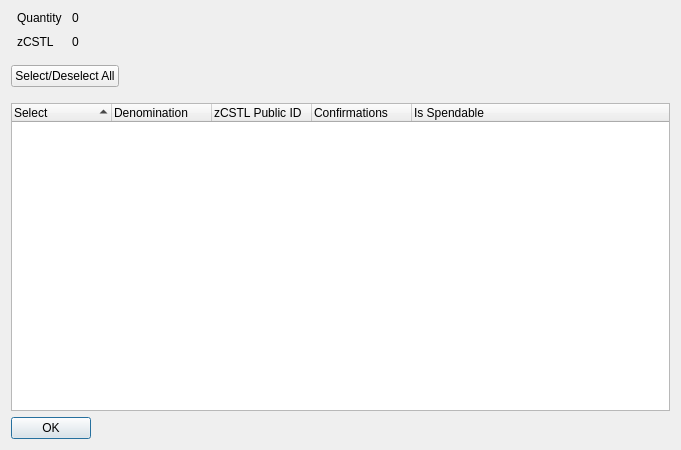
<?xml version="1.0" encoding="UTF-8"?>
<ui version="4.0">
 <class>ZCSTLControlDialog</class>
 <widget class="QDialog" name="ZCSTLControlDialog">
  <property name="geometry">
   <rect>
    <x>0</x>
    <y>0</y>
    <width>681</width>
    <height>450</height>
   </rect>
  </property>
  <property name="minimumSize">
   <size>
    <width>681</width>
    <height>450</height>
   </size>
  </property>
  <property name="windowTitle">
   <string>Select zCSTL to Spend</string>
  </property>
  <layout class="QVBoxLayout" name="verticalLayout" stretch="0,0,0,0">
   <item>
    <layout class="QHBoxLayout" name="horizontalLayout" stretch="0,0">
     <property name="spacing">
      <number>-1</number>
     </property>
     <property name="bottomMargin">
      <number>10</number>
     </property>
     <item>
      <layout class="QFormLayout" name="formLayout">
       <property name="horizontalSpacing">
        <number>10</number>
       </property>
       <property name="verticalSpacing">
        <number>10</number>
       </property>
       <property name="leftMargin">
        <number>6</number>
       </property>
       <property name="rightMargin">
        <number>6</number>
       </property>
       <item row="0" column="0">
        <widget class="QLabel" name="labelQuantity">
         <property name="text">
          <string>Quantity</string>
         </property>
        </widget>
       </item>
       <item row="0" column="1">
        <widget class="QLabel" name="labelQuantity_int">
         <property name="text">
          <string>0</string>
         </property>
        </widget>
       </item>
       <item row="1" column="0">
        <widget class="QLabel" name="labelZCSTL">
         <property name="text">
          <string>zCSTL</string>
         </property>
        </widget>
       </item>
       <item row="1" column="1">
        <widget class="QLabel" name="labelZCSTL_int">
         <property name="text">
          <string>0</string>
         </property>
        </widget>
       </item>
      </layout>
     </item>
     <item>
      <spacer name="horizontalSpacer_2">
       <property name="orientation">
        <enum>Qt::Horizontal</enum>
       </property>
       <property name="sizeHint" stdset="0">
        <size>
         <width>40</width>
         <height>20</height>
        </size>
       </property>
      </spacer>
     </item>
    </layout>
   </item>
   <item>
    <layout class="QHBoxLayout" name="horizontalLayout3" stretch="0,0">
     <property name="spacing">
      <number>14</number>
     </property>
     <property name="bottomMargin">
      <number>10</number>
     </property>
     <item>
      <widget class="QPushButton" name="pushButtonAll">
       <property name="text">
        <string>Select/Deselect All</string>
       </property>
      </widget>
     </item>
     <item>
      <spacer name="horizontalSpacer">
       <property name="orientation">
        <enum>Qt::Horizontal</enum>
       </property>
       <property name="sizeHint" stdset="0">
        <size>
         <width>40</width>
         <height>20</height>
        </size>
       </property>
      </spacer>
     </item>
    </layout>
   </item>
   <item>
    <widget class="QTreeWidget" name="treeWidget">
     <property name="sizePolicy">
      <sizepolicy hsizetype="Expanding" vsizetype="Expanding">
       <horstretch>0</horstretch>
       <verstretch>0</verstretch>
      </sizepolicy>
     </property>
     <property name="minimumSize">
      <size>
       <width>0</width>
       <height>250</height>
      </size>
     </property>
     <property name="alternatingRowColors">
      <bool>true</bool>
     </property>
     <property name="sortingEnabled">
      <bool>true</bool>
     </property>
     <property name="columnCount">
      <number>5</number>
     </property>
     <attribute name="headerDefaultSectionSize">
      <number>100</number>
     </attribute>
     <column>
      <property name="text">
       <string notr="true">Select</string>
      </property>
     </column>
     <column>
      <property name="text">
       <string notr="true">Denomination</string>
      </property>
     </column>
     <column>
      <property name="text">
       <string notr="true">zCSTL Public ID</string>
      </property>
     </column>
     <column>
      <property name="text">
       <string notr="true">Confirmations</string>
      </property>
     </column>
     <column>
      <property name="text">
       <string>Is Spendable</string>
      </property>
     </column>
    </widget>
   </item>
   <item>
    <widget class="QDialogButtonBox" name="buttonBox">
     <property name="sizePolicy">
      <sizepolicy hsizetype="Maximum" vsizetype="Fixed">
       <horstretch>0</horstretch>
       <verstretch>0</verstretch>
      </sizepolicy>
     </property>
     <property name="orientation">
      <enum>Qt::Horizontal</enum>
     </property>
     <property name="standardButtons">
      <set>QDialogButtonBox::Ok</set>
     </property>
    </widget>
   </item>
  </layout>
 </widget>
 <resources/>
 <connections>
  <connection>
   <sender>buttonBox</sender>
   <signal>accepted()</signal>
   <receiver>ZCSTLControlDialog</receiver>
   <slot>accept()</slot>
   <hints>
    <hint type="sourcelabel">
     <x>248</x>
     <y>254</y>
    </hint>
    <hint type="destinationlabel">
     <x>157</x>
     <y>274</y>
    </hint>
   </hints>
  </connection>
  <connection>
   <sender>buttonBox</sender>
   <signal>rejected()</signal>
   <receiver>ZCSTLControlDialog</receiver>
   <slot>reject()</slot>
   <hints>
    <hint type="sourcelabel">
     <x>316</x>
     <y>260</y>
    </hint>
    <hint type="destinationlabel">
     <x>286</x>
     <y>274</y>
    </hint>
   </hints>
  </connection>
 </connections>
</ui>
